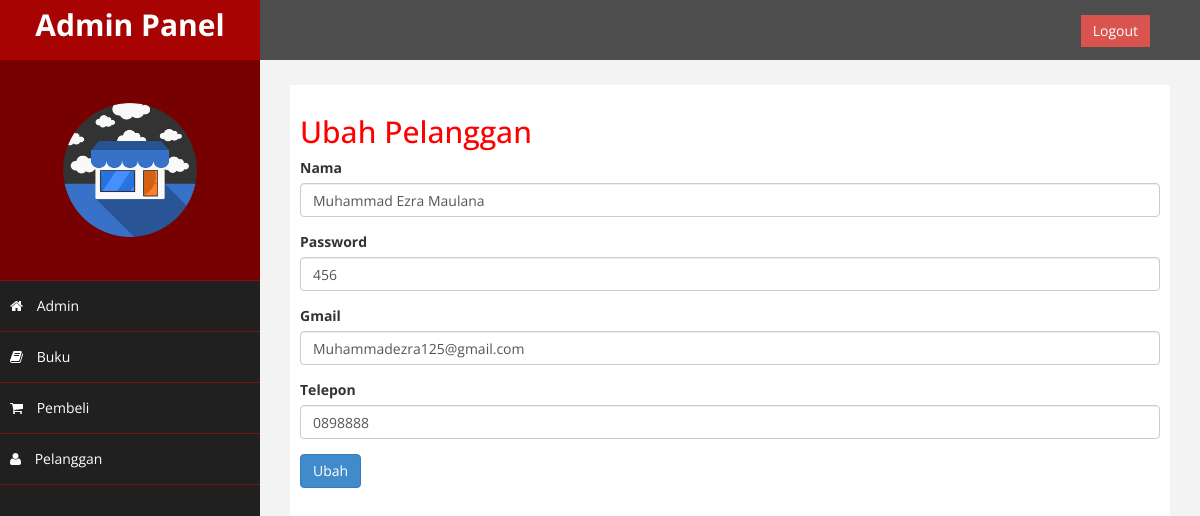
The page /admin/index.php?hal=ubahpelanggan&id=8 (signed in) on the database its author committed.
### tables this page shows
CREATE TABLE `pelanggan` (
  `id_pelanggan` int(11) NOT NULL,
  `gmail_pelanggan` varchar(100) NOT NULL,
  `password_pelanggan` varchar(50) NOT NULL,
  `nama_pelanggan` varchar(100) NOT NULL,
  `telepon_pelanggan` varchar(25) NOT NULL
);

### admin/ubahpelanggan.php (the view, shortened to what this page needs)
<h2>Ubah Pelanggan</h2>
<?php
	$ambil = $koneksi->query("SELECT * FROM pelanggan WHERE id_pelanggan='$_GET[id];'");
	$pecah = $ambil-> fetch_assoc();
?>
<form method="post">
	<div class="form-group">
		<label>Nama</label>
		<input type="text" class="form-control" name="nama" value="<?php echo $pecah['nama_pelanggan']; ?>">
	</div>
	<div class="form-group">
		<label>Password</label>
		<input type="text" class="form-control" name="password" value="<?php echo $pecah['password_pelanggan']; ?>">
	</div>
	<div class="form-group">
		<label>Gmail</label>
		<input type="text" class="form-control" name="gmail" value="<?php echo $pecah['gmail_pelanggan']; ?>">
	</div>
	<div class="form-group">
		<label>Telepon</label>
		<input type="text" class="form-control" name="telepon" value="<?php echo $pecah['telepon_pelanggan']; ?>">
	</div>
	<button class="btn btn-primary" name="ubah">Ubah</button>
</form>

### admin/assets/css/custom.css (style rules this page uses)
body { font-family: 'Open Sans', sans-serif; }
h2 { color: #f00; }

### rows shown on the page
pelanggan: nama "Muhammad Ezra Maulana", password "456", gmail "Muhammadezra125@gmail.com", telepon "0898888"
